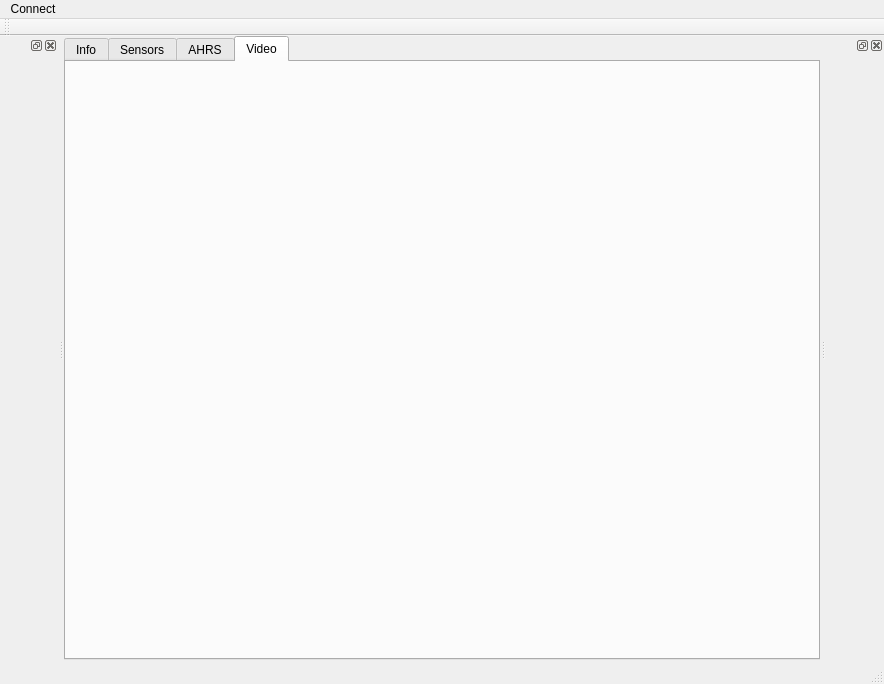
<?xml version="1.0" encoding="UTF-8"?>
<ui version="4.0">
 <class>SilkopterClass</class>
 <widget class="QMainWindow" name="SilkopterClass">
  <property name="geometry">
   <rect>
    <x>0</x>
    <y>0</y>
    <width>884</width>
    <height>684</height>
   </rect>
  </property>
  <property name="windowTitle">
   <string>Silkopter</string>
  </property>
  <widget class="QWidget" name="centralWidget">
   <layout class="QVBoxLayout" name="verticalLayout_3">
    <property name="spacing">
     <number>2</number>
    </property>
    <property name="leftMargin">
     <number>0</number>
    </property>
    <property name="topMargin">
     <number>0</number>
    </property>
    <property name="rightMargin">
     <number>0</number>
    </property>
    <property name="bottomMargin">
     <number>0</number>
    </property>
    <item>
     <widget class="QTabWidget" name="tab_2">
      <property name="currentIndex">
       <number>3</number>
      </property>
      <widget class="QWidget" name="info_tab">
       <attribute name="title">
        <string>Info</string>
       </attribute>
      </widget>
      <widget class="QWidget" name="sensors_tab">
       <attribute name="title">
        <string>Sensors</string>
       </attribute>
       <layout class="QVBoxLayout" name="verticalLayout">
        <property name="spacing">
         <number>0</number>
        </property>
        <property name="leftMargin">
         <number>0</number>
        </property>
        <property name="topMargin">
         <number>0</number>
        </property>
        <property name="rightMargin">
         <number>0</number>
        </property>
        <property name="bottomMargin">
         <number>0</number>
        </property>
        <item>
         <widget class="Sensors" name="sensors" native="true"/>
        </item>
       </layout>
      </widget>
      <widget class="QWidget" name="uav_inertial_tab">
       <attribute name="title">
        <string>AHRS</string>
       </attribute>
       <layout class="QVBoxLayout" name="verticalLayout_2">
        <property name="spacing">
         <number>0</number>
        </property>
        <property name="leftMargin">
         <number>0</number>
        </property>
        <property name="topMargin">
         <number>0</number>
        </property>
        <property name="rightMargin">
         <number>0</number>
        </property>
        <property name="bottomMargin">
         <number>0</number>
        </property>
        <item>
         <widget class="UAV_Inertial" name="uav_inertial" native="true"/>
        </item>
       </layout>
      </widget>
      <widget class="Video_Stream" name="video_tab">
       <attribute name="title">
        <string>Video</string>
       </attribute>
      </widget>
     </widget>
    </item>
    <item>
     <widget class="GL_Widget" name="widget" native="true">
      <property name="maximumSize">
       <size>
        <width>1</width>
        <height>1</height>
       </size>
      </property>
     </widget>
    </item>
   </layout>
  </widget>
  <widget class="QMenuBar" name="menuBar">
   <property name="geometry">
    <rect>
     <x>0</x>
     <y>0</y>
     <width>884</width>
     <height>24</height>
    </rect>
   </property>
   <widget class="QMenu" name="menuConnect">
    <property name="title">
     <string>Connect</string>
    </property>
    <addaction name="action_connect_uav"/>
    <addaction name="action_connect_simulator"/>
    <addaction name="separator"/>
   </widget>
   <addaction name="menuConnect"/>
  </widget>
  <widget class="QToolBar" name="mainToolBar">
   <attribute name="toolBarArea">
    <enum>TopToolBarArea</enum>
   </attribute>
   <attribute name="toolBarBreak">
    <bool>false</bool>
   </attribute>
  </widget>
  <widget class="QStatusBar" name="statusBar"/>
  <widget class="QDockWidget" name="dockWidget">
   <attribute name="dockWidgetArea">
    <number>2</number>
   </attribute>
   <widget class="Input_Widget" name="input"/>
  </widget>
  <widget class="QDockWidget" name="dockWidget_2">
   <attribute name="dockWidgetArea">
    <number>1</number>
   </attribute>
   <widget class="PID_Widget" name="pids"/>
  </widget>
  <action name="action_connect_uav">
   <property name="text">
    <string>UAV</string>
   </property>
  </action>
  <action name="action_connect_simulator">
   <property name="text">
    <string>Simulator</string>
   </property>
  </action>
 </widget>
 <layoutdefault spacing="6" margin="11"/>
 <customwidgets>
  <customwidget>
   <class>Sensors</class>
   <extends>QWidget</extends>
   <header>Sensors.h</header>
   <container>1</container>
  </customwidget>
  <customwidget>
   <class>UAV_Inertial</class>
   <extends>QWidget</extends>
   <header>UAV_Inertial.h</header>
   <container>1</container>
  </customwidget>
  <customwidget>
   <class>GL_Widget</class>
   <extends>QWidget</extends>
   <header>GL_Widget.h</header>
   <container>1</container>
  </customwidget>
  <customwidget>
   <class>Video_Stream</class>
   <extends>QWidget</extends>
   <header>Video_Stream.h</header>
   <container>1</container>
  </customwidget>
  <customwidget>
   <class>Input_Widget</class>
   <extends>QWidget</extends>
   <header>Input_Widget.h</header>
   <container>1</container>
  </customwidget>
  <customwidget>
   <class>PID_Widget</class>
   <extends>QWidget</extends>
   <header>PID_Widget.h</header>
   <container>1</container>
  </customwidget>
 </customwidgets>
 <resources/>
 <connections/>
</ui>
